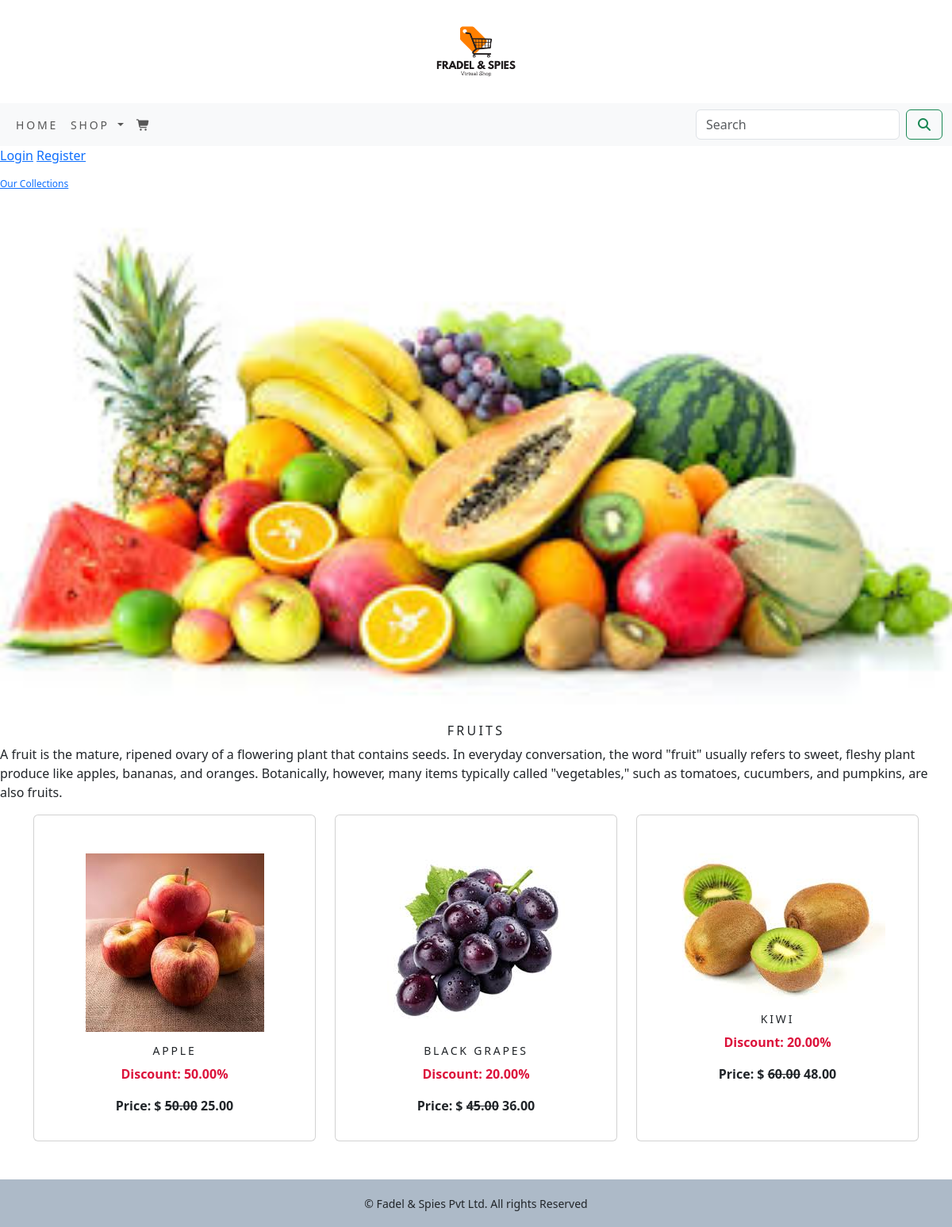
/fruits/, run on the app's committed database.
### shop/models.py (models this page shows, shortened)
class Category(models.Model):
    name = models.CharField(max_length=250, unique=True)
    slug = models.SlugField(max_length=250, unique=True)
    description = models.TextField(blank=True)
    image = models.ImageField(upload_to='category', blank=True)
    discount_percentage = models.DecimalField(max_digits=5, decimal_places=2, default=0.00)
    class Meta:
        ordering = ('name',)
        verbose_name = 'category'
        verbose_name_plural = 'categories'
    def get_url(self):
        return reverse('shop:products_by_category', args=[self.slug])

class Product(models.Model):
    name = models.CharField(max_length=250, unique=True)
    slug = models.SlugField(max_length=250, unique=True)
    description = models.TextField(blank=True)
    price = models.DecimalField(max_digits=10, decimal_places=2)
    category = models.ForeignKey(Category, on_delete=models.CASCADE)
    image = models.ImageField(upload_to='product', blank=True)
    stock = models.IntegerField()
    available = models.BooleanField(default=True)
    created = models.DateTimeField(auto_now_add=True)
    updated = models.DateTimeField(auto_now=True)
    discount_percentage = models.DecimalField(max_digits=5, decimal_places=2, default=0.00)
    class Meta:
        ordering = ('name',)
        verbose_name = 'product'
        verbose_name_plural = 'products'
    def get_url(self):
        return reverse('shop:proDetail', args=[self.category.slug, self.slug])
    def get_final_price(self):
        applicable_discount = max(self.discount_percentage, self.category.discount_percentage)
        discounted_price = self.price - (self.price * (applicable_discount / 100))
        return round(discounted_price, 2)
    def get_discount_percentage(self):
        return max(self.discount_percentage, self.category.discount_percentage)

### shop/views.py (the view)
# urls.py: path('', views.allProdCat, name='allProdCat'),
def allProdCat(request, c_slug=None):
    c_page = None
    products_list = None
    if c_slug != None:
        c_page = get_object_or_404(Category, slug=c_slug)
        products_list = Product.objects.filter(category=c_page, available=True)
    else:
        products_list = Product.objects.all().filter(available=True)
    paginator = Paginator(products_list, 6)
    try:
        page = int(request.GET.get('page','1'))
    except:
        page=1
    try:
        products = paginator.page(page)
    except (EmptyPage, InvalidPage):
        products = paginator.page(paginator.num_pages)
    return render(request, 'category.html', {'category':c_page, 'products':products})

### cart/context_processors.py (called while the page is built)
def counter(request):
    item_count = 0
    if 'admin' in request.path:
        return {}
    else:
        try:
            cart = Cart.objects.filter(cart_id=_cart_id(request))
            cart_items = CartItem.objects.all().filter(cart=cart[:1])
            for cart_item in cart_items:
                item_count += cart_item.quantity
        except Cart.DoesNotExist:
            item_count = 0
    return {'item_count': item_count}

### cart/views.py (called while the page is built)
def _cart_id(request):
    cart = request.session.session_key
    if not cart:
        cart = request.session.create()
    return cart

### shop/content_processors.py (called while the page is built)
def menu_links(request):
    links = Category.objects.all()
    return dict(links=links)

### templates/category.html (shortened to what this page needs)
{% extends 'base.html' %}
{% load static %}
{% block content %}
{% if category %}
<div>
    <div class="row my_row_class">
        <div class="mx-auto">
        <p><a href="{% url 'shop:allProdCat' %}">Our Collections</a></p>
        </div>
    </div>
</div>
{% endif %}
<div class="mx-auto">
    {% if category %}
    <center>
    <img class="my_image" src="{{category.image.url}}" alt="{{category.name}}" height="450px" width="1600px">
    </center>
</div>
<br>
<div>
    <h1 class="text-center my_title">{{category.name}}</h1>
    <p class="text-justify">{{category.description}}</p>
</div>
{% endif %}
<div class="container">
    <div class="row">
        {% for product in products.object_list %}
        <div class="col-md-4 mb-4">
            <div class="card h-100 text-center" style="min-width: 18 rem;">
                <br><br>
                <a href="{{product.get_url}}"><img src="{{product.image.url}}" alt="{{product.name}}"></a>
                <div class="card-body">
                    <h4>{{product.name}}</h4>
                    {% if product.get_discount_percentage > 0 %}
                        <strong><p style="color: crimson;">Discount: {{product.get_discount_percentage}}%</p></strong>
                        <p><strong>Price: $ <strike>{{product.price}}</strike> {{product.get_final_price}}</strong></p>
                    {% else %}
                        <p><strong>Price: ${{product.price}}</strong></p>
                    {% endif %}
                </div>
            </div>
        </div>
        {% endfor %}
    </div>
    <br>
</div>
{% endblock %}

### templates/base.html (shortened to what this page needs)
<!DOCTYPE html>
<html lang="en">
    {% load static %}
<head>
    <link rel="stylesheet" href="{% static 'css/custom.css' %}">
    <link href="https://cdn.jsdelivr.net/npm/bootstrap@5.3.8/dist/css/bootstrap.min.css" rel="stylesheet">
    <link rel="stylesheet" href="https://cdnjs.cloudflare.com/ajax/libs/font-awesome/7.0.1/css/all.min.css">
</head>
<body>
        <div>
        {% include 'header.html' %}
        {% include 'navbar.html' %}
        {% if user.is_authenticated %}
            Welcome, {{user.username}} | <a href="{% url 'accounts:logout' %}">Logout</a>
        {% else %}
            <a href="{% url 'accounts:login' %}">Login</a>
            <a href="{% url 'accounts:register' %}">Register</a>
        {% endif %}
        {% block content %}
        {% endblock %}
        </div>
        {% include 'footer.html' %}
</body>
</html>

### templates/header.html
{% load static %}
<header>
    <center>
        <a href="{% url 'shop:allProdCat' %}"><img src="{% static 'img/logo1.png' %}" alt="logo_image" height="130px" width="130px"><br>
        </a>
    </center>
</header>

### templates/navbar.html (shortened to what this page needs)
<nav class="navbar navbar-expand-lg bg-body-tertiary">
  <div class="container-fluid">
    <div class="collapse navbar-collapse" id="navbarSupportedContent">
      <ul class="navbar-nav me-auto mb-2 mb-lg-0">
        <li class="nav-item">
          <a class="nav-link" href="{% url 'shop:allProdCat' %}">Home</a>
        </li>
        <li class="nav-item dropdown">
          <a class="nav-link dropdown-toggle" href="#" role="button" data-bs-toggle="dropdown" aria-expanded="false">
            Shop
          </a>
        </li>
        <li class="nav-item">
          <a class="nav-link" href="{% url 'cart:cart_detail' %}"><i class="fa-solid fa-cart-shopping"></i></a>
        </li>
      </ul>
      <form class="d-flex" role="search"  action="{% url 'search_app:searchResult' %}" method="get">
        <input class="form-control me-2" name="q" type="search" placeholder="Search" aria-label="Search"/>
        <button class="btn btn-outline-success" type="submit">
          <i class="fa-solid fa-magnifying-glass"></i>
        </button>
      </form>
    </div>
  </div>
</nav>

### templates/footer.html
<div class="footer navbar-fixed-bottom myfooter">
    <p class="text-center">&copy; Fadel & Spies Pvt Ltd. All rights Reserved </p>
</div>

### static/css/custom.css (style rules this page uses)
.nav-item { letter-spacing: .2em; font-size: 14px; text-transform: uppercase; }
body { font-family: 'Roboto', sans-serif; font-optical-sizing: auto; font-weight: 300; font-style: normal; font-variation-settings:"wdth" 100; }
.myfooter { background-color: #adbac8; height: 60px; }
.myfooter p { padding-top: 20px; font-size: 14px; }
.my_row_class { padding-top:15px; }
.my_row_class .mx-auto { color: #000; font-size: 12px; }
.my_image { width:100%; height:auto; }
.my_title { font-size: 16px; text-transform: uppercase; letter-spacing: .2em; }
.card-body h4 { font-size: 14px; text-transform: uppercase; letter-spacing: .2em; }

### data on the page
Category: image (picture), name "FRUITS", description "A fruit is the mature, ripened ovary of a flowering plant that contains seeds. In everyday conversation, the word \"fruit\" usually refers to sweet, fleshy plant produce like apples, bananas, and oranges. Botanically, however, many items typically called \"vegetables,\" such as tomatoes, cucumbers, and pumpkins, are also fruits."
Product: image (picture), name "APPLE", get_discount_percentage "50.00", price "50.00", get_final_price "25.00"
Product: image (picture), name "BLACK GRAPES", get_discount_percentage "20.00", price "45.00", get_final_price "36.00"
Product: image (picture), name "KIWI", get_discount_percentage "20.00", price "60.00", get_final_price "48.00"
